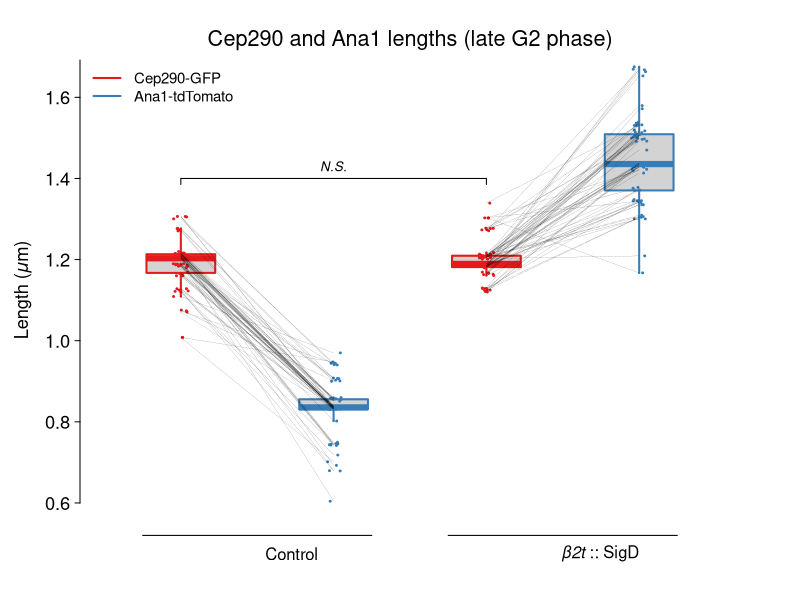

The R script that drew this image:
#png(filename="germlate.png", width=6.5, height=6,units="in", res=600)

# import data
df <- read.csv('fig1quantification.csv', header=TRUE)
df <- cbind(df[,6], df[,5], df[,8], df[,7])

addNoise <- function(mtx) {
    if (!is.matrix(mtx)) mtx <- matrix(mtx, byrow = TRUE, nrow = 1)
    random.stuff <- matrix(runif(prod(dim(mtx)), min = -0.0001, max = 0.01), nrow = dim(mtx)[1])
    random.stuff + mtx
}

df <- addNoise(df)

library(RColorBrewer)

cols <- brewer.pal(9,"Set1")[c(1,2)]

par(bty="n",
    mar=c(4, 4, 3, 3),  # plot margins b-l-t-r
    las=1,              # horizontal labels
    tcl=-.25,           # tick length
    font.main=1,        # plain font
    mgp=c(2.5, 0.5, 0),  # axis spacings
    cex.lab=1.1,
    cex.axis=1.1,
    ps=12
)


xat <- c(1,
         2,
         3,
         4)
b <- boxplot(df,
             xaxt="n",       # no x-axis
             yaxt="n",
             boxwex=0.45,    # boxwidth
             lty=1,          # line type, 1 = solid
             staplewex=0,    # no staples
             log="",         # no log scaling
             ylim=c(0.6, 1.65),
             at=xat,
             border=cols,
             lwd=2,
             outline=FALSE)          # line weight

stripchart(apply(df, 2, as.list),
           vertical=TRUE,
           method="jitter",
           add=TRUE,
           pch=20,
           cex=0.4,
           col=cols,
           at=xat,
           jitter=0.05)

title("Cep290 and Ana1 lengths (late G2 phase)", font.main=1, cex.main=1.3, line=0.7)
title(ylab=expression(paste("Length (",italic("μ"), "m)", sep="")), line=2.2)

tlab=c(1.6, 3.7)+0.3

axis(2, at=seq(0.6, 1.8, 0.2), labels=TRUE, col.ticks=1, lwd=1, lwd.ticks=1)

lab=c('Control', expression(italic('β2t')~'::'~'SigD'))

text(x=tlab, y=par()$usr[3]-0.1*(par()$usr[4]-par()$usr[3]-0.3),
     labels=lab, srt=0, adj=1, xpd=TRUE, cex=1)

temp.labels = c("Cep290-GFP", "Ana1-tdTomato")
legend("topleft", cex=0.9, col=cols, lty=1, lwd=2, temp.labels, bty="n")

offset <- 0.015
yat <- 1.4
segments(xat[1], df[,1], xat[2], df[,2], lwd=0.1)
segments(xat[3], df[,3], xat[4], df[,4], lwd=0.1)


lines(c(xat[1], xat[3]), c(yat, yat))
lines(c(xat[1], xat[1]), c(yat-offset, yat))
lines(c(xat[3], xat[3]), c(yat-offset, (yat)))
text((xat[1] + xat[3])/2, yat+2*offset, expression(italic('N.S.')), cex=0.8)

lines(c(xat[1]-0.25, xat[2]+0.25), c(0.52, 0.52), xpd=TRUE)
lines(c(xat[3]-0.25, xat[4]+0.25), c(0.52, 0.52), xpd=TRUE)


#dev.off()

